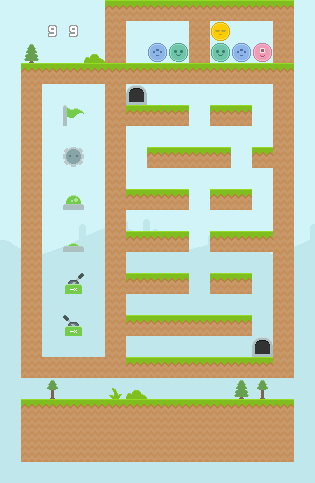

Below is a game level as drawn by its tile map, then a one-line description and the .tmx that defines it (tile-layer data replaced by summaries):
An orthogonal 15x23 tile map with 21x21 px tiles, 4 tile layers (Background, Map, Control, Entities), 3 tilesets and 59 objects (PlayerStart, PlayerGoal, In6, In5, In4, ...).

<map version="1.0" orientation="orthogonal" width="15" height="23" tilewidth="21" tileheight="21">
 <tileset firstgid="1" name="spritesheet" tilewidth="21" tileheight="21" spacing="2" margin="2">
  <image source="spritesheet.png" trans="5e81a2" width="692" height="692" />
 </tileset>
 <tileset firstgid="901" name="backgrounds" tilewidth="21" tileheight="21">
  <image source="backgrounds.png" width="231" height="189" />
 </tileset>
 <tileset firstgid="1000" name="spritesheet2" tilewidth="21" tileheight="21" spacing="2" margin="2">
  <image source="spritesheet2.png" width="692" height="692" />
 </tileset>
 <layer name="Background" width="15" height="23">
  <data>[345 cells, 345 non-empty, 33 distinct tile ids]</data>
 </layer>
 <layer name="Map" width="15" height="23">
  <data>[345 cells, 76 non-empty, 3 distinct tile ids]</data>
 </layer>
 <layer name="Control" width="15" height="23">
  <data>[345 cells, 75 non-empty, 4 distinct tile ids]</data>
 </layer>
 <layer name="Entities" width="15" height="23">
  <data>[345 cells, 23 non-empty, 16 distinct tile ids]</data>
 </layer>
 <objectgroup name="Physics" width="15" height="23">
  <object x="127" y="107" width="62" height="17" />
  <object x="213" y="107" width="35" height="17" />
  <object x="149" y="150" width="79" height="17" />
  <object x="254" y="150" width="18" height="16" />
  <object x="128" y="191" width="59" height="18" />
  <object x="211" y="191" width="38" height="18" />
  <object x="129" y="233" width="57" height="19" />
  <object x="212" y="233" width="58" height="18" />
  <object x="129" y="275" width="58" height="19" />
  <object x="212" y="276" width="37" height="17" />
  <object x="128" y="318" width="122" height="18" />
 </objectgroup>
 <objectgroup name="Limits" width="15" height="23">
  <object x="105" y="63" width="21" height="294" />
  <object x="273" y="63" width="21" height="315" />
  <object x="105" y="357" width="168" height="21" />
  <object x="126" y="63" width="147" height="21" />
 </objectgroup>
 <objectgroup name="Objects" width="15" height="23">
  <object name="PlayerStart" x="126" y="85" width="21" height="21" />
  <object name="PlayerGoal" x="252" y="336" width="21" height="21" />
  <object name="In6" x="126" y="21" width="21" height="21" />
  <object name="In5" x="147" y="21" width="21" height="21" />
  <object name="In4" x="168" y="21" width="21" height="21" />
  <object name="In3" x="126" y="42" width="21" height="21" />
  <object name="In2" x="147" y="42" width="21" height="21" />
  <object name="In1" x="168" y="42" width="21" height="21" />
  <object name="Out6" x="210" y="21" width="21" height="21" />
  <object name="Out5" x="231" y="21" width="21" height="21" />
  <object name="Out4" x="252" y="21" width="21" height="21" />
  <object name="Out3" x="210" y="42" width="21" height="21" />
  <object name="Out2" x="231" y="42" width="21" height="21" />
  <object name="Out1" x="252" y="42" width="21" height="21" />
  <object name="Control1" x="63" y="105" width="21" height="21" />
  <object name="Control2" x="63" y="147" width="21" height="21" />
  <object name="Control3" x="63" y="189" width="21" height="21" />
  <object name="Control4" x="63" y="231" width="21" height="21" />
  <object name="Control5" x="63" y="273" width="21" height="21" />
  <object name="Control6" x="63" y="315" width="21" height="21" />
  <object name="Timer" x="21" y="0" width="63" height="42" />
  <object name="Options" x="42" y="420" width="42" height="42" />
  <object name="Restart" x="105" y="420" width="42" height="42" />
  <object name="Pause" x="168" y="420" width="42" height="42" />
  <object name="Play" x="231" y="420" width="42" height="42" />
  <object name="Out" x="189" y="84" width="21" height="21" />
 </objectgroup>
 <objectgroup name="Slots" width="15" height="23">
  <object x="147" y="84" width="126" height="21" />
  <object x="189" y="105" width="21" height="21" />
  <object x="252" y="105" width="21" height="42" />
  <object x="126" y="126" width="126" height="21" />
  <object x="231" y="147" width="21" height="21" />
  <object x="126" y="168" width="147" height="21" />
  <object x="252" y="189" width="21" height="42" />
  <object x="189" y="189" width="21" height="21" />
  <object x="126" y="210" width="126" height="21" />
  <object x="189" y="231" width="21" height="84" />
  <object x="126" y="252" width="63" height="21" />
  <object x="210" y="252" width="63" height="21" />
  <object x="210" y="294" width="63" height="21" />
  <object x="252" y="273" width="21" height="21" />
  <object x="252" y="315" width="21" height="21" />
  <object x="126" y="336" width="126" height="21" />
  <object x="126" y="294" width="63" height="21" />
  <object x="126" y="147" width="21" height="21" />
 </objectgroup>
</map>
